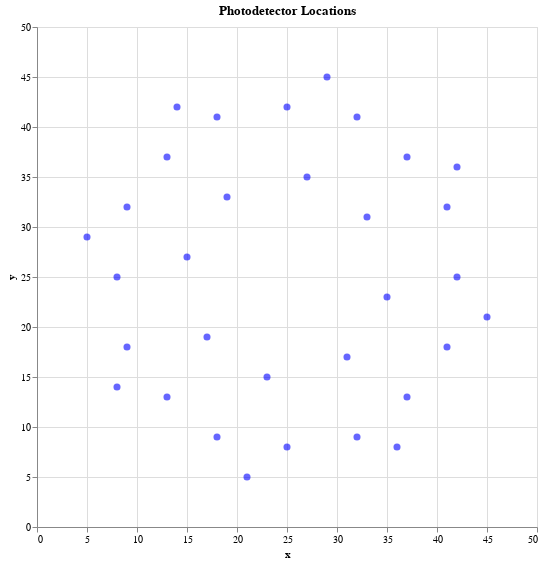

Notebook cell for this chart:
### Code cell
zero_grid = np.zeros((size, size))

photodetector_locations = np.array([
    (0, 15),
    (1.756, 8.827),
    (3.512, 17.654),
    (5.74, 13.858),
    (7.483, 5),
    (10.607, 10.607),
    (14.966, 10),
    (13.858, 5.74),
    (15, 0),
    (8.827, -1.756),
    (17.654, -3.512),
    (13.858, -5.740),
    (5, -7.483),
    (10.607, -10.607),
    (10, -14.966),
    (5.74, -13.858),
    (0, -15),
    (-1.756, -8.827),
    (-3.512, -17.654),
    (-5.74, -13.858),
    (-7.483, -5),
    (-10.607, -10.607),
    (-14.966, -10),
    (-13.858, -5.74),
    (-15, 0),
    (-8.827, 1.756),
    (-17.654, 3.512),
    (-13.858, 5.740),
    (-5, 7.483),
    (-10.607, 10.607),
    (-10, 14.966),
    (-5.74, 13.858)
])

detector_size = 40

photodetector_locations = np.round((detector_size*photodetector_locations / (2*photodetector_locations.max())) + (combined.shape[0]/2, combined.shape[0]/2))

# Create a DataFrame for plotting
df = pd.DataFrame(photodetector_locations, columns=['x', 'y'])

# Create scatter plot using Altair
chart = alt.Chart(df).mark_circle(
    size=50,  # Size of the points
    color='blue',
    opacity=0.6
).encode(
    x=alt.X('x:Q',
            scale=alt.Scale(domain=[0, combined.shape[0]]),  # Adjust domain to fit all points
            axis=alt.Axis(grid=True)),
    y=alt.Y('y:Q',
            scale=alt.Scale(domain=[0, combined.shape[0]]),  # Adjust domain to fit all points
            axis=alt.Axis(grid=True)),
    tooltip=['x', 'y']
).properties(
    width=500,
    height=500,
    title='Photodetector Locations'
).configure_view(
    strokeWidth=1
)

# Save the chart to an HTML file
chart.save('photodetector_locations.html')

display(chart)

### Figure 1 — Vega-Lite specification as saved in the notebook (floating-point values rounded to 4 significant figures)
{"config": {"view": {"continuousWidth": 400, "continuousHeight": 300, "strokeWidth": 1}}, "data": {"name": "data-3bcec67bf6049f7799ac67f1ee3d34c5"}, "mark": {"type": "circle", "color": "blue", "opacity": 0.6, "size": 50}, "encoding": {"tooltip": [{"field": "x", "type": "quantitative"}, {"field": "y", "type": "quantitative"}], "x": {"axis": {"grid": true}, "field": "x", "scale": {"domain": [0, 50]}, "type": "quantitative"}, "y": {"axis": {"grid": true}, "field": "y", "scale": {"domain": [0, 50]}, "type": "quantitative"}}, "height": 500, "title": "Photodetector Locations", "width": 500, "$schema": "https://vega.github.io/schema/vega-lite/v4.17.0.json", "datasets": {"data-3bcec67bf6049f7799ac67f1ee3d34c5": [{"x": 25.0, "y": 42.0}, {"x": 27.0, "y": 35.0}, {"x": 29.0, "y": 45.0}, {"x": 32.0, "y": 41.0}, {"x": 33.0, "y": 31.0}, {"x": 37.0, "y": 37.0}, {"x": 42.0, "y": 36.0}, {"x": 41.0, "y": 32.0}, {"x": 42.0, "y": 25.0}, {"x": 35.0, "y": 23.0}, {"x": 45.0, "y": 21.0}, {"x": 41.0, "y": 18.0}, {"x": 31.0, "y": 17.0}, {"x": 37.0, "y": 13.0}, {"x": 36.0, "y": 8.0}, {"x": 32.0, "y": 9.0}, {"x": 25.0, "y": 8.0}, {"x": 23.0, "y": 15.0}, {"x": 21.0, "y": 5.0}, {"x": 18.0, "y": 9.0}, {"x": 17.0, "y": 19.0}, {"x": 13.0, "y": 13.0}, {"x": 8.0, "y": 14.0}, {"x": 9.0, "y": 18.0}, {"x": 8.0, "y": 25.0}, {"x": 15.0, "y": 27.0}, {"x": 5.0, "y": 29.0}, {"x": 9.0, "y": 32.0}, {"x": 19.0, "y": 33.0}, {"x": 13.0, "y": 37.0}, {"x": 14.0, "y": 42.0}, {"x": 18.0, "y": 41.0}]}}
